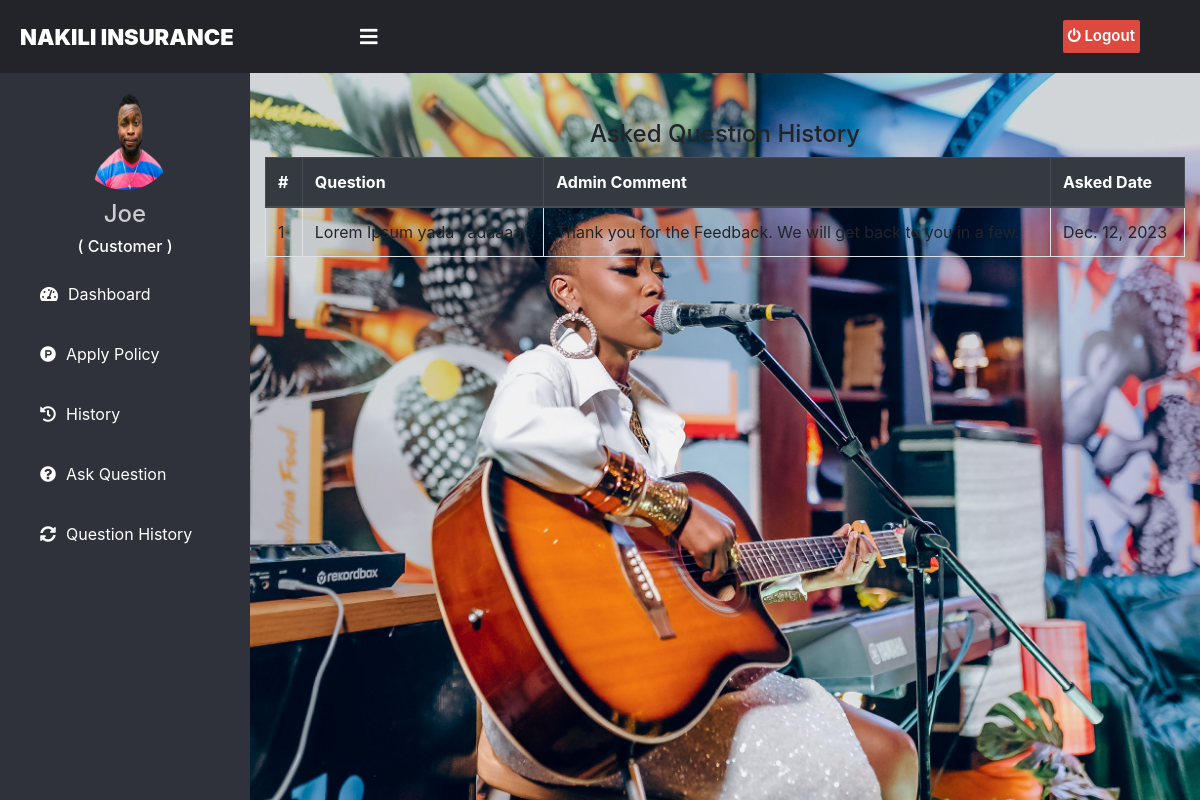
/customer/question-history (signed in), run on the app's committed database.
### customer/models.py (models this page shows, shortened)
class Customer(models.Model):
    user=models.OneToOneField(User,on_delete=models.CASCADE)
    profile_pic= models.ImageField(upload_to='profile_pic/Customer/',null=True,blank=True)
    address = models.CharField(max_length=40)
    mobile = models.CharField(max_length=20,null=False)

### insurance/models.py (models this page shows, shortened)
class Question(models.Model):
    customer= models.ForeignKey(Customer, on_delete=models.CASCADE)
    description =models.CharField(max_length=500)
    admin_comment=models.CharField(max_length=200,default='Nothing')
    asked_date =models.DateField(auto_now=True)

### customer/views.py (the view)
# urls.py: path('question-history', views.question_history_view,name='question-history'),
def question_history_view(request):
    customer = models.Customer.objects.get(user_id=request.user.id)
    questions = CMODEL.Question.objects.all().filter(customer=customer)
    return render(request,'customer/question_history.html',{'questions':questions,'customer':customer})

### templates/customer/question_history.html (shortened to what this page needs)
{% extends 'customer/customerbase.html' %}
{% block content %}
{%load static%}
<head>
  <link href="http://netdna.bootstrapcdn.com/bootstrap/4.0.0-beta/css/bootstrap.min.css" rel="stylesheet">
    <link rel="stylesheet" href="https://maxcdn.bootstrapcdn.com/bootstrap/4.4.1/css/bootstrap.min.css">
    <link href="https://maxcdn.bootstrapcdn.com/font-awesome/4.3.0/css/font-awesome.min.css" rel="stylesheet">
</head>
<div class="container">
  <div class="panel panel-primary">
    <div class="panel-heading">
      <h4 class="text-center">Asked Question History</h4>
    </div>
    <table class="table table-hover table-striped table-bordered" id="dev-table">
      <thead class="thead-dark">
        <tr>
        <th>#</th>
          <th>Question</th>
            <th>Admin Comment</th>
          <th> Asked Date</th>
        </tr>
      </thead>
      {% for t in questions %}
      <tr>
        <td> {{ forloop.counter }}</td>
        <td> {{t.description}}</td>
        <td>{{t.admin_comment}}</td>
        <td>{{t.asked_date}}</td>
      </tr>
      {% endfor %}
    </table>
  </div>
</div>
<br><br><br><br><br><br>
{% endblock content %}

### templates/customer/customerbase.html (shortened to what this page needs)
<!DOCTYPE html>
{% load static %}
<html lang="en" dir="ltr">
<head>
  <link rel="stylesheet" href="https://cdnjs.cloudflare.com/ajax/libs/font-awesome/5.12.1/css/all.min.css">
</head>
<body>
  <header style="padding-top: 0px;">
    <label for="check">
      <i style="padding-left: 60px;margin-top: 17px;" class="fas fa-bars" id="sidebar_btn"></i>
    </label>
    <div class="left_area">
      <h3>Nakili Insurance</h3>
    </div>
    <div class="right_area">
      <a href="/logout" class="logout_btn"><i class="fa fa-power-off"></i> Logout</a>
    </div>
  </header>
  <div class="sidebar" style="margin-top:60px;">
    <center>
      <img src="{% static customer.profile_pic.url %}" class="profile_image" alt="">
      <h4>{{request.user.first_name}}</h4>
      <h6 style="color: rgb(255, 255, 255);">( Customer )</h6>
    </center>
    <a href="/customer/customer-dashboard"><i class="fas fa-tachometer-alt"></i><span>Dashboard</span></a>
    <a href="/customer/apply-policy"><i class="fab fa-product-hunt"></i><span>Apply Policy</span></a>
    <a href="/customer/history"><i class="fas fa-history"></i><span>History</span></a>
    <a href="/customer/ask-question"><i class="fas fa-question-circle"></i><span>Ask Question</span></a>
    <a href="/customer/question-history"><i class="fas fa-sync-alt"></i><span>Question History</span></a>
  </div>
  <div class="content">
    <br><br><br><br><br>
    {% block content %}
    {% endblock content %}
    <br><br><br>
  </div>
</body>
</html>

### templates/customer/customerbase.html (style rules this page uses)
a:link { text-decoration: none; }
body { margin: 0; padding: 0; font-family: "Gill Sans", sans-serif;; }
header { position: fixed; background: #22242A; padding: 20px; width: 100%; z-index: 1; }
.left_area h3 { color: #fff; margin: 0px; text-transform: uppercase; font-size: 22px; font-weight: 900; }
.logout_btn { padding: 5px; background: #dd493e; text-decoration: none; float: right; margin-top: -30px; margin-right: 40px; border-radius: 2px; font-size: 15px; font-weight: 600; color: #fff; transition: 0.5s; }
.sidebar { background: #2f323a; margin-top: 70px; padding-top: 30px; position: fixed; left: 0; width: 250px; height: 100%; transition: 0.5s; transition-property: left; }
.sidebar .profile_image { width: 100px; height: 100px; border-radius: 100px; margin-bottom: 10px; }
.sidebar h4 { color: #ccc; margin-top: 0; }
.sidebar a { color: #fff; display: block; width: 100%; line-height: 60px; text-decoration: none; padding-left: 40px; box-sizing: border-box; transition: 0.5s; }
.sidebar i { padding-right: 10px; }
label #sidebar_btn { z-index: 1; color: #fff; position: fixed; cursor: pointer; left: 300px; font-size: 20px; margin: 5px 0; transition: 0.5s; transition-property: color; }
.content { margin-left: 250px; background: url(static/profile_pic/Customer/phy2.jpeg) no-repeat center; background-size: cover; height: 100vh; transition: 0.5s; }

### templates/customer/question_history.html (style rules this page uses)
a:link { text-decoration: none; }
h6 { text-align: center; }
label #sidebar_btn { z-index: 1; color: #fff; position: fixed; cursor: pointer; left: 300px; padding-left: 60px; margin-top:15px; font-size: 20px; transition: 0.5s; transition-property: color; }

### data on the page
Customer: profile_pic (picture)
Question: description "Lorem Ipsum yada yadaaaa", admin_comment "Thank you for the Feedback. We will get back to you in a few.", asked_date "Dec. 12, 2023"

### other printed values
{{ request.user.first_name }} "Joe"
